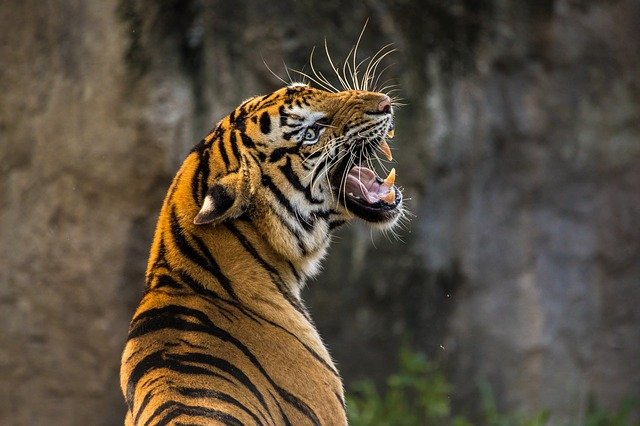
#> input picture deep neural network/input/image_1.jpg, 640 x 426 px, given in place of the camera
$ python objectfollow.py
#> lines starting #> are read from the running program, lines starting #| are printed output that depends on the picture; after the words box and inside, x2 and y2 are one past the last pixel; in counts of white or black regions, pixels touching at a corner belong together
import cv2
import numpy as np
import serial

serialPort = serial.Serial(port = "COM7", baudrate=115200, bytesize=8, timeout=2, stopbits=serial.STOPBITS_ONE)

def empty(i):
    pass

path = "resources/27.jpg"
cv2.namedWindow("TrackedBars")
cv2.resizeWindow("TrackedBars", 640, 240)

kernelOpen=np.ones((10,10))
kernelClose=np.ones((20,20))

def on_trackbar(val):
    hue_min = cv2.getTrackbarPos("Hue Min", "TrackedBars")
    hue_max = cv2.getTrackbarPos("Hue Max", "TrackedBars")
    sat_min = cv2.getTrackbarPos("Sat Min", "TrackedBars")
    sat_max = cv2.getTrackbarPos("Sat Max", "TrackedBars")
    val_min = cv2.getTrackbarPos("Val Min", "TrackedBars")
    val_max = cv2.getTrackbarPos("Val Max", "TrackedBars")

    lower = np.array([hue_min, sat_min, val_min])
    upper = np.array([hue_max, sat_max, val_max])

    imgMASK = cv2.inRange(imgHSV, lower, upper)

    maskOpen=cv2.morphologyEx(imgMASK,cv2.MORPH_OPEN,kernelOpen)
    maskClose=cv2.morphologyEx(maskOpen,cv2.MORPH_CLOSE,kernelClose)
    maskFinal=maskClose

    conts,h=cv2.findContours(maskFinal.copy(),cv2.RETR_EXTERNAL,cv2.CHAIN_APPROX_NONE)
    for i in range(len(conts)):
        x,y,w,h = cv2.boundingRect(conts[i])
        cv2.rectangle(img,(x,y),(x+w,y+h),(0,0,255), 2)

        TurretX = str(int(x+(w/2)) / (800 / 180))
        TurretY = str(int(y+(h/2)) / (600 / 180))

        serialPort.write(str(('X' + TurretX) + ('Y' + TurretY)).encode())

    cv2.imshow("Output1", img)
    # cv2.imshow("Output2", imgHSV)
    cv2.imshow("Mask", imgMASK)
    cv2.imshow("maskfinal", maskFinal)


cv2.createTrackbar("Hue Min", "TrackedBars", 0, 179, on_trackbar)
cv2.createTrackbar("Hue Max", "TrackedBars", 8, 179, on_trackbar)
cv2.createTrackbar("Sat Min", "TrackedBars", 50, 255, on_trackbar)
cv2.createTrackbar("Sat Max", "TrackedBars", 255, 255, on_trackbar)
cv2.createTrackbar("Val Min", "TrackedBars", 20, 255, on_trackbar)
cv2.createTrackbar("Val Max", "TrackedBars", 255, 255, on_trackbar)


cam = cv2.VideoCapture(0)

while True:

    ret, img = cam.read()
#> img is the input picture: shape (426, 640, 3); mean B, G, R 61.2, 75.8, 86.8
    img = cv2.resize(img,(800,600))
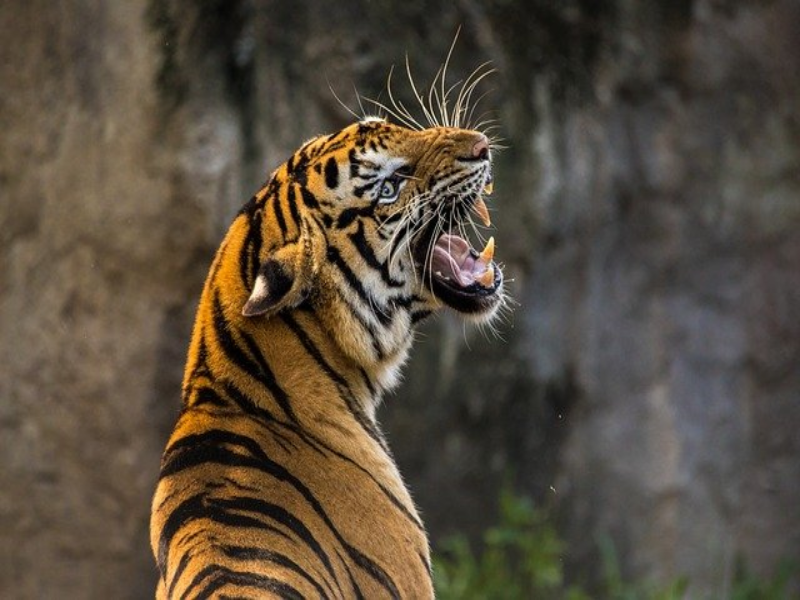
#> img: shape (600, 800, 3); mean B, G, R 61.1, 75.7, 86.7
    imgHSV = cv2.cvtColor(img, cv2.COLOR_BGR2HSV)
#> imgHSV: shape (600, 800, 3); mean H, S, V 30.2, 71.7, 87.5


    # Show some stuff
    on_trackbar(0)
#> in on_trackbar, `imgMASK = cv2.inRange(imgHSV, lower, upper)`:
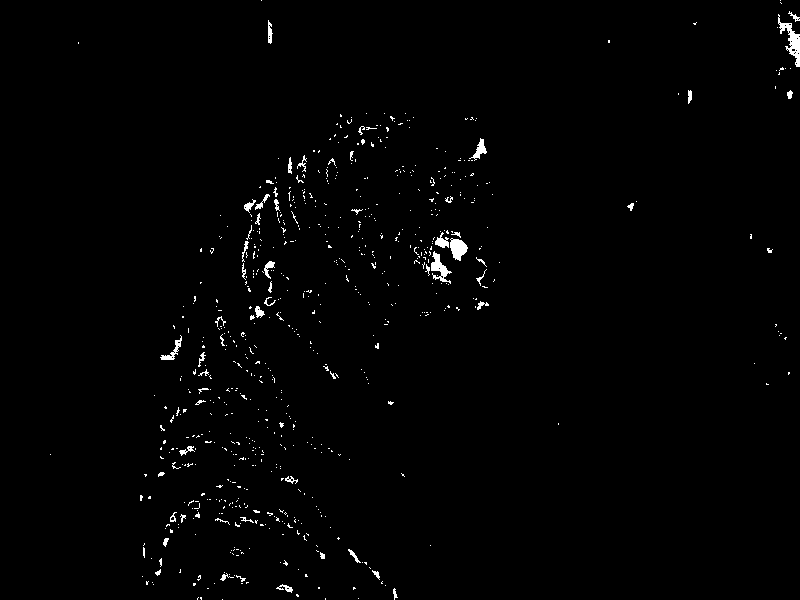
#> imgMASK: shape (600, 800); 1.1% white; 703 white regions (645 under 20 px), largest, box (x1, y1, x2, y2) and area: (778, 14, 800, 67) 399, (431, 251, 452, 284) 279, (450, 238, 468, 261) 269
#> in on_trackbar, `maskOpen=cv2.morphologyEx(imgMASK,cv2.MORPH_OPEN,kernelOpen)`:
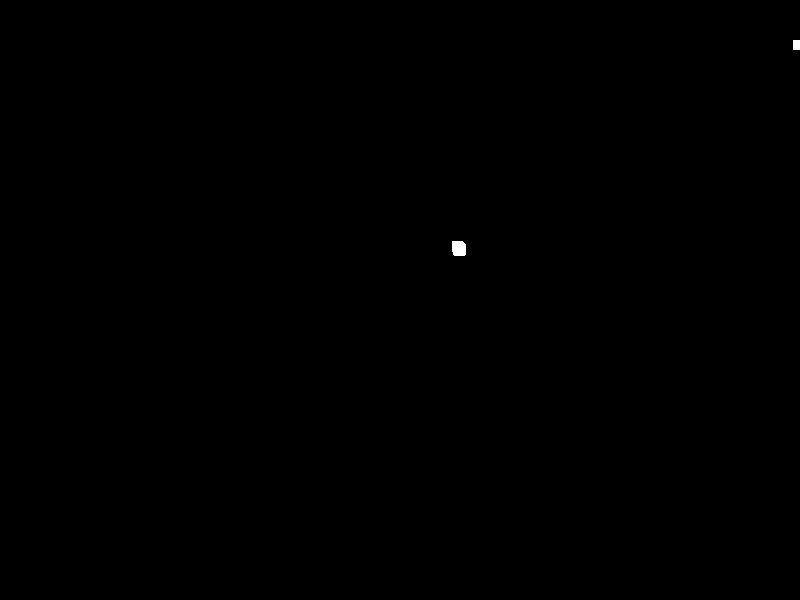
#> maskOpen: shape (600, 800); 0.06% white; 2 white regions, box (x1, y1, x2, y2) and area: (452, 241, 466, 256) 198, (793, 40, 800, 50) 70
#> in on_trackbar, `maskClose=cv2.morphologyEx(maskOpen,cv2.MORPH_CLOSE,kernelClose)`: maskClose: shape (600, 800); 0.05% white; 2 white regions
#> in on_trackbar, `conts,h=cv2.findContours(maskFinal.copy(),cv2.RETR_EXTERNAL,cv2.CHAIN_..`: conts = 2 contours; box (x1, y1, x2, y2) and area: (453, 242, 467, 257) 173, (794, 41, 800, 51) 45; h = [[1, -1, -1, -1], [-1, 0, -1, -1]]
#> the loop in on_trackbar, `for i in range(len(conts)):` made 2 passes
#> (x, y, w, h, TurretX, TurretY) on passes 1 to 2: (453, 242, 14, 15, '103.5', '74.7'), (794, 41, 6, 10, '179.325', '13.799999999999999')
#> after the loop in on_trackbar, `for i in range(len(conts)):`:
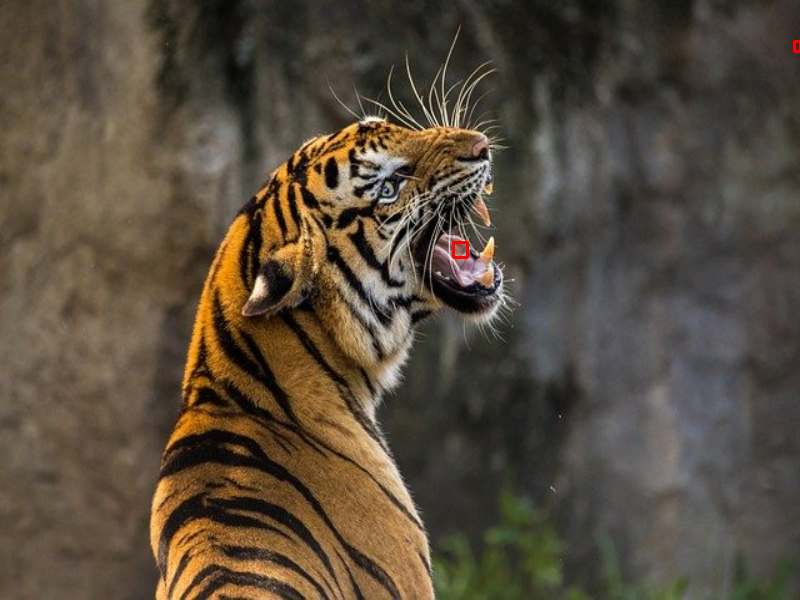
#> img: shape (600, 800, 3); 0.05% of pixels changed, all inside (x1, y1, x2, y2) = (452, 40, 800, 259)

    # Wait until user press some key
    cv2.waitKey(10)

    if cv2.waitKey(1) & 0xFF == ord('q'):
#> (key q is pressed here)
        break

cam.release
cv2.destroyAllWindows

$ run again, on deep neural network/input/image_2.jpg
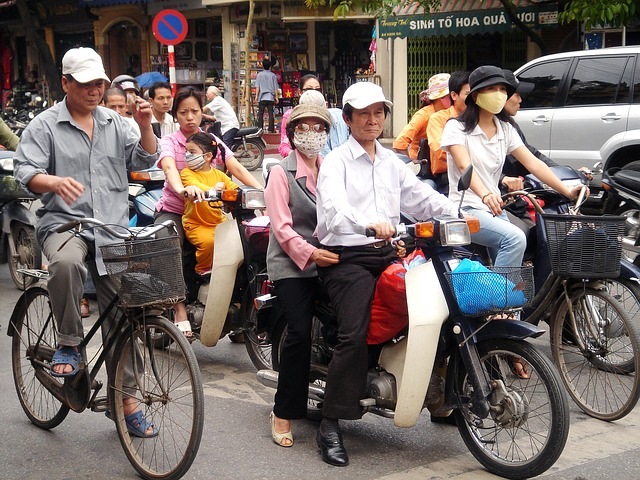
#> input picture deep neural network/input/image_2.jpg, 640 x 480 px, given in place of the camera
#> img is the input picture: shape (480, 640, 3); mean B, G, R 98.7, 102.7, 113.7
#> imgHSV: shape (600, 800, 3); mean H, S, V 59.2, 55.1, 116.9
#> in on_trackbar, `imgMASK = cv2.inRange(imgHSV, lower, upper)`:
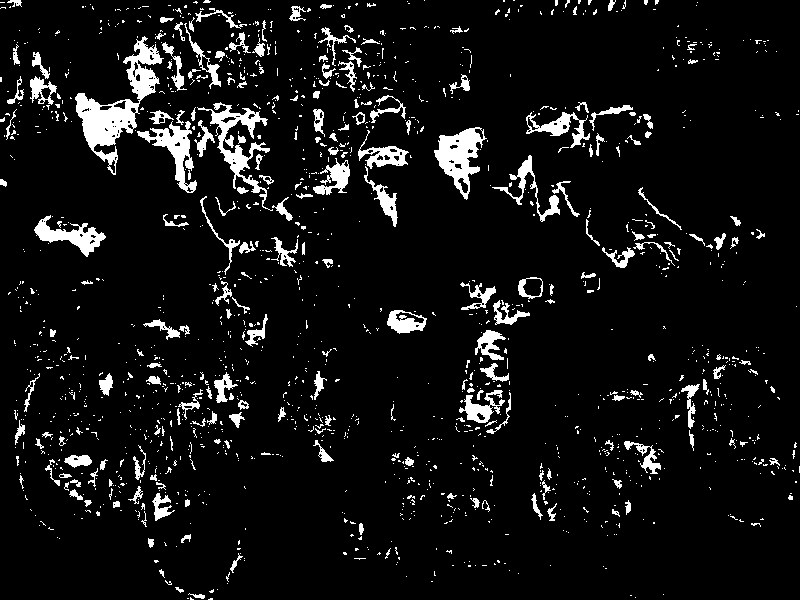
#> imgMASK: shape (600, 800); 7.3% white; 1520 white regions (1295 under 20 px), largest, box (x1, y1, x2, y2) and area: (75, 36, 164, 175) 3469, (197, 102, 273, 211) 1775, (434, 127, 487, 200) 1736
#> maskOpen: shape (600, 800); 0.84% white; 13 white regions, largest, box (x1, y1, x2, y2) and area: (84, 109, 133, 146) 1194, (438, 131, 478, 167) 949, (38, 226, 59, 242) 272
#> maskClose: shape (600, 800); 0.93% white; 10 white regions
#> in on_trackbar, `conts,h=cv2.findContours(maskFinal.copy(),cv2.RETR_EXTERNAL,cv2.CHAIN_..`: conts = 10 contours; largest, box (x1, y1, x2, y2) and area: (79, 99, 134, 147) 1271, (439, 132, 479, 168) 980, (39, 227, 92, 252) 551, (140, 51, 152, 97) 399, (333, 168, 350, 187) 230; h = [[1, -1, -1, -1], [2, 0, -1, -1], [3, 1, -1, -1], [4, 2, -1, -1], [5, 3, -1, -1], [6, 4, -1, -1], [7, 5, -1, -1], [8, 6, -1, -1], [9, 7, -1, -1], [-1, 8, -1, -1]]
#> the loop in on_trackbar, `for i in range(len(conts)):` made 10 passes
#> (x, y, w, h, TurretX, TurretY) on passes 1 to 8: (469, 406, 11, 10, '106.64999999999999', '123.3'), (485, 335, 10, 10, '110.25', '102.0'), (397, 322, 19, 13, '91.35', '98.39999999999999'), (39, 227, 53, 25, '14.625', '71.7'), (333, 168, 17, 19, '76.725', '53.099999999999994'), (238, 158, 11, 11, '54.675', '48.9'), (175, 148, 12, 12, '40.725', '46.199999999999996'), (439, 132, 40, 36, '103.27499999999999', '45.0')
#> after the loop in on_trackbar, `for i in range(len(conts)):`:
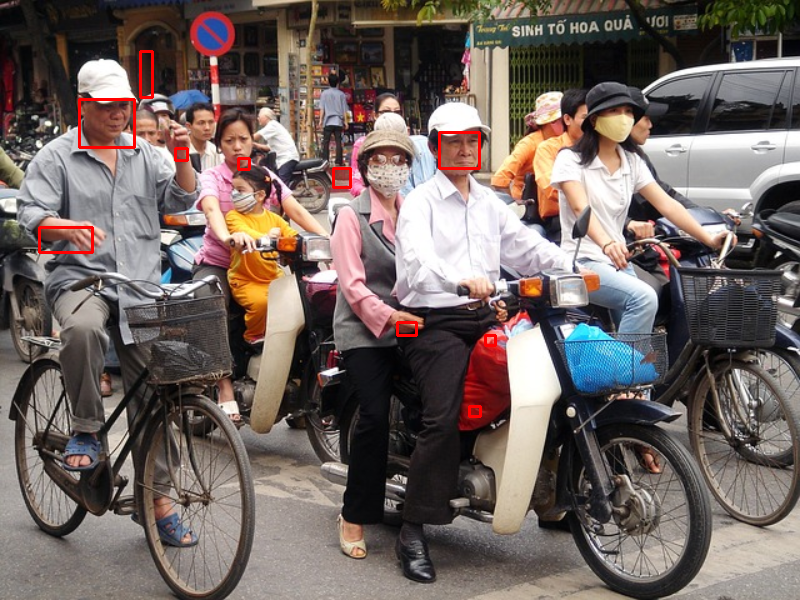
#> img: shape (600, 800, 3); mean B, G, R 98, 102, 114.2
